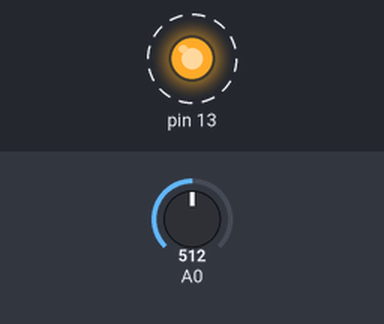
This sketch was run on a simulated Arduino Uno, built with avr-gcc and run on an emulated ATmega328P. Shown: output pins drawn as LEDs (lit = HIGH). Dashed ring = blinking. The inputs (shaded band) are chosen by the test bench; at power-on: A0 = 512. What the sketch prints to the serial monitor is not drawn.

Above: at 0.5 s.
Timing chart, 0 to 4.6 s (numbered marks = the images above):
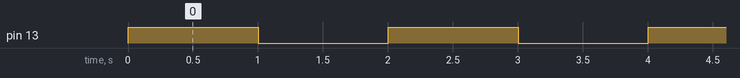

The sketch:

miniskills.ino
```cpp
void setup() {
  // put your setup code here, to run once:
  pinMode(13, OUTPUT);
  Serial.begin(9600);
}

void loop() {
  Serial.println("Turning LED on...");
  digitalWrite(13, HIGH);
  delay(500);
  printVal();
  delay(500);

  Serial.println("Turning LED off...");
  digitalWrite(13, LOW);
  delay(500);
  printVal();
  delay(500);
}

void printVal() {
  int val = analogRead(A0);
  Serial.print("Value: ");
  Serial.println(val);
}
```

Measured:
- by itself, pin 13: alternates HIGH for 1.0 s and LOW for 1.0 s
